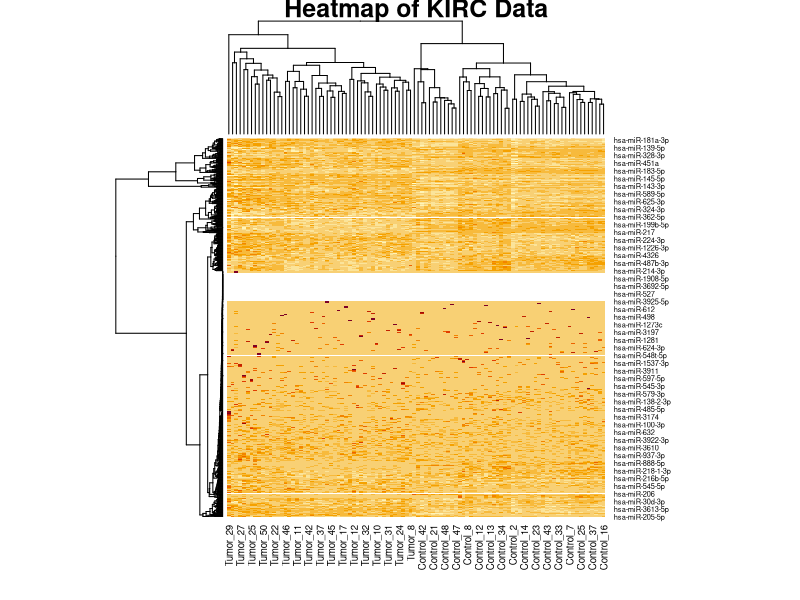

Recreate this plot in R.
myData <- read.table("KIRC.txt", header = T, row.names = 1, stringsAsFactors = F)
myData <- as.matrix(myData)

#identifies the rownames for myData
rownames(myData)

#identifies dimensions of myData (row, col)
dim(myData)
# number of rows in myDatta
nrow(myData)
# number of Control columns
ncol(myData[,grep("Control", colnames(myData))])
# number of Tumor columns
ncol(myData[,grep("Tumor", colnames(myData))])

# creating log function from myData to use for the heatmap
myData_heatmap <- log((myData + 1), 2)
myData_heatmap

# saving the heatmap in a pdf
pdf(file = "Heatmap_KIRC_Data.pdf", width = 10, height = 10)
heatmap(myData_heatmap, 
         cluster_cols = F, 
         cluster_rows = T,
         scale = "row",
         clustering_distance_rows = "correlation",
         cellwidth = 25,
         cellheight = 10,
         color = colorRampPalette(c("blue", "white", "red"))(256),
         border_color = NA,
         main = "Heatmap of KIRC Data")
# ends the code in the pdf
dev.off()
dev.new()

#checks to see if myData is still numeric
is.numeric(myData)


tumorMean <- vector()
controlMean <- vector()
tumorsd <- vector()
controlsd <- vector()
pvals3 <- vector()
# dim(myData)[1] gets the number of columns in myData
for(k in 1:dim(myData)[1]){
  tumorMean <- c(tumorMean, mean(myData[k, grep("Tumor", colnames(myData))]))
  controlMean <- c(controlMean, mean(myData[k, grep("Control", colnames(myData))]))
  tumorsd <- c(tumorsd, sd(myData[k, grep("Tumor", colnames(myData))]))
  controlsd <- c(controlsd, sd(myData[k, grep("Control", colnames(myData))]))
  # right now it is a two-sided t-test, to make it one-sided, I have to add 
  # t.test(..., alternate = "greater")
  pval3 <- t.test(myData[k, grep("Tumor", colnames(myData))], 
                  myData[k, grep("Control", colnames(myData))])$p.value
  pvals3 <- c(pvals3, pval3)
}
# orders the tumor means by p-values smallest to greatest
tumorMean <- tumorMean[order(pvals3)]
# orders the control means by p-values smallest to greatest
controlMean <- controlMean[order(pvals3)]
# orders the tumor standard deviations by p-values smallest to greatest
tumorsd <- tumorsd[order(pvals3)]
# orders the control standard deviations by p-values smallest to greatest
controlsd <- controlsd[order(pvals3)]
# orders the miRNA by the p-values smallest to greatest
rowNames3 <- rownames(myData)[order(pvals3)]
# orders the p-values smallest to greatest
pvals3 <- pvals3[order(pvals3)]



# binds the vectors into columns
tempor <- cbind(tumorMean, controlMean, tumorsd, controlsd, pvals3)
# adds the miRNA as row names
row.names(tempor) = rowNames3
# makes sure tempor is a matrix
tempor <- as.matrix(tempor)
# checks that tempor is a matrix
is.matrix(tempor)
# gives the 30 most significant miRNAs
head(tempor, 30)

# createst a table of tempor data into a .txt
write.table(tempor, "KIRC_data.txt", sep = "\t", col.names = T)

#tempor= data.frame(tempor)
#is.data.frame(tempor)
#grep("138.9787754", tempor)
#tempor= data.frame(tempor)
#grep("138.97877538", tempor[,])

#write.table(cbind(tumorMean, controlMean, tumorsd, controlsd, pvals3),
            #"KIRC_data.txt", sep = "\t", col.names = colnames(("Tumor Mean",
            #"Control Mean", "Tumor SD", "Control SD", "P Value")))


